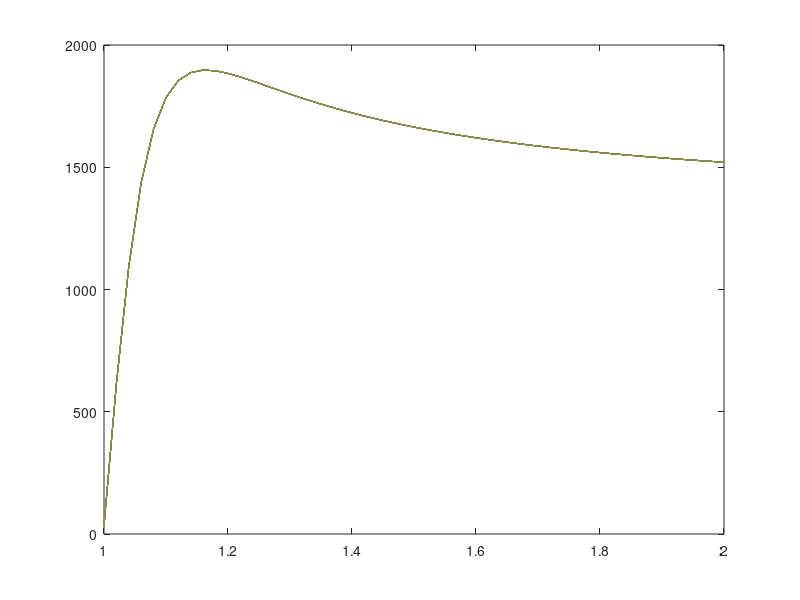

Write MATLAB code to recreate this figure.
clear all
clc

g=9.81;
m = 320; % vechicle mass in kg 
R = 22.3969*10^-2 ; %efective rolling radius
CAMdeg = 1; %inclination angle en graus
CAM = CAMdeg*pi/180; %Camber in radians

%Longitudinal Coefficients
PCX1= 1.5000;
PDX1=1.9513;
PDX2=-1.0000;
PPX1=-6.7004;
PPX2=-16.5293;
PPX3=-2.1873;
PPX4=-5.6683;
PDX3=15.0000;
PEX1=-7.8385e-13;
PEX2=-0.9950;
PEX3=-0.6000;
PEX4=0.9000;
PKX1=25.1313;
PKX2=-5.7390e-06;
PKX3=-0.6401;
PHX1=6.0893e-04;
PHX2=-0.0018;
%PDXP1=
%PDXP2=
%PDXP3=
%RHX1=
%REX1=
%REX2=
%RCX1=
%RBX1=
%RBX2=
%RBX3=
SVX=1;

%Scaling coefficients
LCX=1; %Fx shape factor; valor inventat
LUX=1; %valor inventat
LEX=1; %valor inventat
LKXk=1; %valor inventat
LHX=1; %valor inventat
LXalfa=1; %valor inventat

%Data
slip = 1.0:0.02:2.0;
VV = (0:5:90)/3.6; %Vehicle Velocity m/s
FZ = m*g/4; % signle wheel load 
DFZ = (FZ-1080)/1080; %diferencial de carrega
PI = 0.8; %pressio en bar
DPI = (PI-0.84)/0.84;

%MF-Tyre 5.2, 6.0, 6.1
s1=1;
SHX= (PHX1+PHX2*DFZ)*LHX*LUX*s1;

for i = 1:length(slip)
    for j = 1:length(VV)
        
        V(i,j)= VV(j)*slip(i); % Wheel velocity m/s
        Omega(i,j) = V(i,j)/R; %wheel rotational speed %valor inventat
        k(i,j) = (V(i,j)-VV(j))/VV(j); %longitudinal slip

        %Pure Slip
        kx(i,j) = k(i,j)+SHX;
        CX(i,j) = PCX1*LCX;
        U(i,j) = (PDX1+PDX2*DFZ)*(1+PPX3*DPI+PPX4*DPI^2)*(1-PDX3*CAM^2)*LUX;
        DX(i,j) = U(i,j)*FZ*s1;
        Ex(i,j) = (PEX1+PEX2*DFZ+PEX3*DFZ^2)*(1-PEX4*sign(kx(i,j)))*LEX;
        KXk(i,j) = FZ*(PKX1+PKX2*DFZ)*exp(PKX3*DFZ)*(1+PPX1*DPI+PPX2*DPI^2)*LKXk;
        BX(i,j) = KXk(i,j)/(CX(i,j)*DX(i,j));
        
        %Combined slip
        %{
        SHalfa= RHX1
        alfaS= alfaF+SHalfa
        BXalfa= (RBX1+RBX3*CAM^2)*cos(arctan(RBX2*k))*LXalfa
        CXalfa= RCX1
        EXA= REX1+REX2*DFZ
        %}
        Gxalfa=1;
        %{
        GXalfa= (cos(CXalfa*arctan(BXalfa*alfaS-EXA(BXalfa*alfaS-arctan(BXalfa*alfaS)))))/(cos(CXalfa*arctan(BXalfa*SHalfa-EXalfa(BXalfa-SHalfa-arctan(BXalfa*SHXalfa)))))
        when combined slip is not used: Gxa=1
        %}
        
        %Turn slip
        s1=1; 
        %{
        BXP1= PDXP1(1+PDXP2*DFZ)*cos(arctan(PDXP3*k))
        s1= cos(arctan(BXP1*R*PF))
        when turn slip not used: s1=1
        %}
        
        
        Fx(i,j)=(DX(i,j)*sin(CX(i,j)*atan(BX(i,j)*kx(i,j)-Ex(i,j)*(BX(i,j)*kx(i,j)-atan(BX(i,j)*kx(i,j)))))+SVX)*Gxalfa;
        
    end
end

figure(1)
plot(slip, Fx)




%Matrix algorithm test
%{
a1 = [1,2,3]
a2 = [9,8,7]
a3 = [7,2,9;6,1,8;3,7,7]
for k=1:length(a1)
    for g=1:length(a2)
        a4(k,g) = a1(k)*a2(g)
        a5(k,g) = 4
        a6(k,g) = a4(k,g)*a3(k,g)
    end
end
%}




